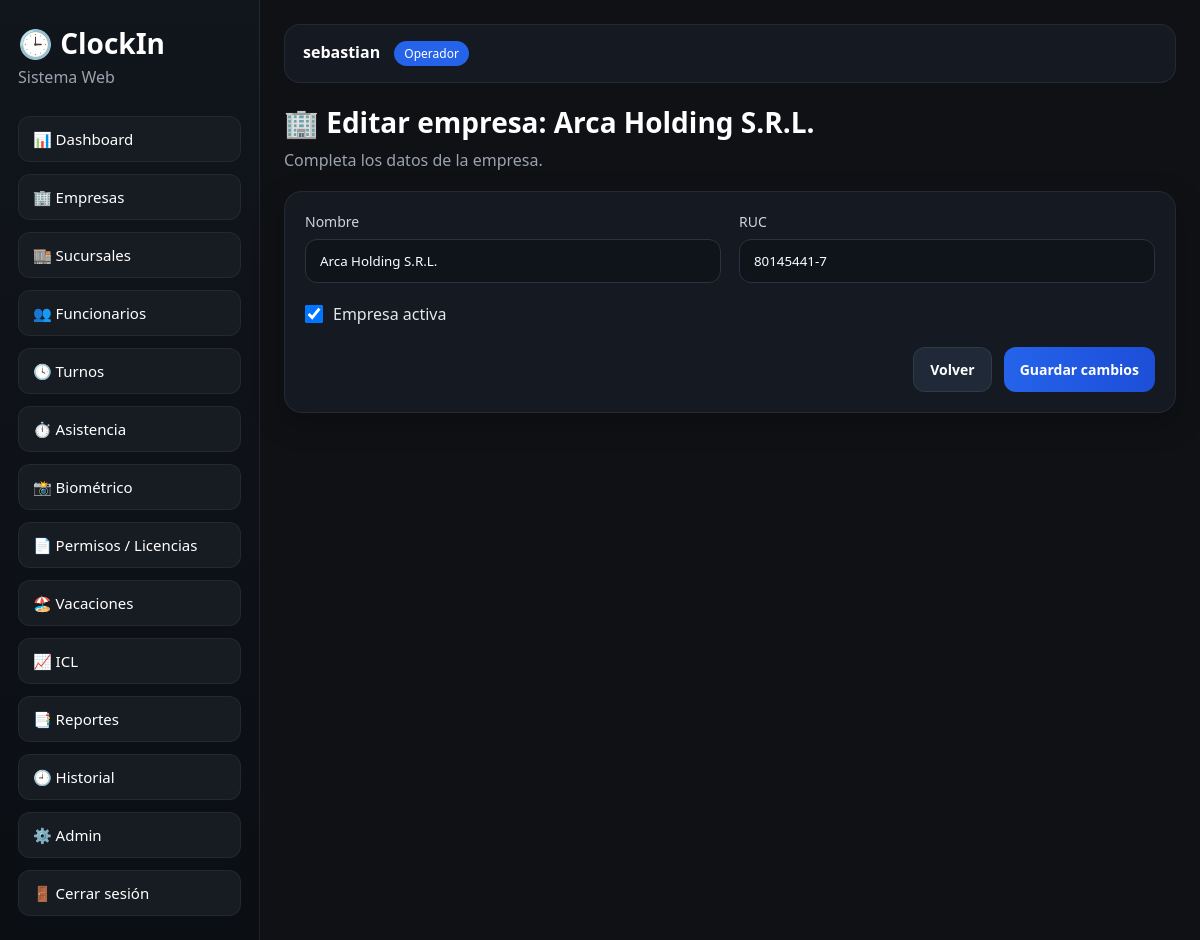
Page /empresas/1/editar/ (signed in) on the committed database.
### usuarios/models.py (models this page shows, shortened)
class Usuario(AbstractUser):
    class Roles(models.TextChoices):
        ADMIN = "admin", "Administrador"
        RRHH = "rrhh", "RRHH"
        SUPERVISOR = "supervisor", "Supervisor"
        OPERADOR = "operador", "Operador"
        FUNCIONARIO = "funcionario", "Funcionario"
    rol = models.CharField(
        max_length=20,
        choices=Roles.choices,
        default=Roles.OPERADOR
    )
    telefono = models.CharField(max_length=30, blank=True, null=True)
    activo = models.BooleanField(default=True)

### core/models.py (models this page shows, shortened)
class Empresa(models.Model):
    nombre = models.CharField(max_length=150, unique=True)
    ruc = models.CharField(max_length=30, blank=True, default="")
    activo = models.BooleanField(default=True)
    creado_en = models.DateTimeField(auto_now_add=True)
    actualizado_en = models.DateTimeField(auto_now=True)
    class Meta:
        ordering = ["nombre"]

### core/views.py (the view)
# urls.py: path("empresas/<int:pk>/editar/", empresa_editar, name="empresa_editar"),
@login_required
def empresa_editar(request, pk):
    empresa = get_object_or_404(Empresa, pk=pk)
    if request.method == "POST":
        form = EmpresaForm(request.POST, instance=empresa)
        if form.is_valid():
            form.save()
            registrar_historial(
                request,
                "Empresas",
                "Editar",
                f"Se editó la empresa {empresa.nombre}."
            )
            messages.success(request, "Empresa actualizada correctamente.")
            return redirect("empresas_lista")
    else:
        form = EmpresaForm(instance=empresa)
    return render(request, "core/empresa_form.html", {
        "form": form,
        "titulo_form": f"Editar empresa: {empresa.nombre}",
        "boton_texto": "Guardar cambios",
        "empresa": empresa,
    })

### core/forms.py
class EmpresaForm(forms.ModelForm):
    class Meta:
        model = Empresa
        fields = ["nombre", "ruc", "activo"]
        widgets = {
            "nombre": forms.TextInput(attrs={"class": "form-control"}),
            "ruc": forms.TextInput(attrs={"class": "form-control"}),
            "activo": forms.CheckboxInput(attrs={"class": "form-check-input"}),
        }

### templates/core/empresa_form.html (shortened to what this page needs)
{% extends "base.html" %}
{% block content %}
<div class="page-header">
    <h2>🏢 {{ titulo_form }}</h2>
    <p>Completa los datos de la empresa.</p>
</div>
<div class="card form-card">
    <form method="post">
        <div class="form-grid">
            <div class="form-field">
                <label for="{{ form.nombre.id_for_label }}">Nombre</label>
                {{ form.nombre }}
            </div>
            <div class="form-field">
                <label for="{{ form.ruc.id_for_label }}">RUC</label>
                {{ form.ruc }}
            </div>
        </div>
        <div class="checks-row">
            <label class="check-item">
                {{ form.activo }} <span>Empresa activa</span>
            </label>
        </div>
        <div class="form-actions">
            <a href="{% url 'empresas_lista' %}" class="btn-secondary">Volver</a>
            <button type="submit" class="btn-primary btn-link">{{ boton_texto }}</button>
        </div>
    </form>
</div>
{% endblock %}

### templates/base.html (shortened to what this page needs)
<!DOCTYPE html>
<html lang="es">
<head>
    <link rel="stylesheet" href="/static/css/styles.css">
</head>
<body>
<div class="layout">
    <aside class="sidebar" id="sidebar">
        <div class="brand">
            <h1>🕒 ClockIn</h1>
            <p>Sistema Web</p>
        </div>
        {% if request.user.is_authenticated %}
        <nav class="menu">
            <a href="{% url 'dashboard' %}">📊 Dashboard</a>
            <a href="{% url 'empresas_lista' %}">🏢 Empresas</a>
            <a href="{% url 'sucursales_lista' %}">🏬 Sucursales</a>
            <a href="{% url 'funcionarios_lista' %}">👥 Funcionarios</a>
            <a href="{% url 'turnos_lista' %}">🕓 Turnos</a>
            <a href="{% url 'asistencia_marcar' %}">⏱️ Asistencia</a>
            <a href="{% url 'biometrico_inicio' %}">📸 Biométrico</a>
            <a href="{% url 'permisos_lista' %}">📄 Permisos / Licencias</a>
            <a href="{% url 'vacaciones_lista' %}">🏖️ Vacaciones</a>
            <a href="{% url 'icl_lista' %}">📈 ICL</a>
            <a href="{% url 'reportes' %}">📑 Reportes</a>
            <a href="{% url 'historial_lista' %}">🕘 Historial</a>
            <a href="/admin/">⚙️ Admin</a>
            <form method="post" action="{% url 'logout' %}">
                <button type="submit" class="logout-btn">🚪 Cerrar sesión</button>
            </form>
        </nav>
        {% endif %}
    </aside>
    <main class="content">
        <header class="topbar">
            {% if request.user.is_authenticated %}
                <div>
                    <strong>{{ request.user.get_full_name|default:request.user.username }}</strong>
                    <span class="role-badge">{{ request.user.get_rol_display }}</span>
                </div>
            {% endif %}
        </header>
        <section class="page">
            {% block content %}{% endblock %}
        </section>
    </main>
</div>
</body>
</html>

### static/css/styles.css (style rules this page uses)
* { box-sizing: border-box; margin: 0; padding: 0; font-family: "Segoe UI", Arial, sans-serif; }
body { background: #0f1115; color: #ffffff; }
.layout { display: flex; min-height: 100vh; }
.sidebar { width: 260px; background: linear-gradient(180deg, #11151c 0%, #0b0e13 100%); border-right: 1px solid rgba(255,255,255,0.08); padding: 24px 18px; }
.brand h1 { font-size: 28px; margin-bottom: 4px; }
.brand p { color: #9ca3af; margin-bottom: 28px; }
.menu { display: flex; flex-direction: column; gap: 12px; }
.menu a, .logout-btn { text-decoration: none; color: #ffffff; background: #171b22; padding: 12px 14px; border-radius: 12px; border: 1px solid rgba(255,255,255,0.06); transition: 0.2s ease; display: block; width: 100%; text-align: left; cursor: pointer; font-size: 15px; }
.content { flex: 1; padding: 24px; }
.topbar { background: #141922; border: 1px solid rgba(255,255,255,0.07); border-radius: 16px; padding: 16px 18px; margin-bottom: 20px; display: flex; justify-content: space-between; align-items: center; }
.role-badge { display: inline-block; margin-left: 10px; background: #2563eb; color: white; padding: 4px 10px; border-radius: 999px; font-size: 12px; }
.page-header { margin-bottom: 20px; }
.page-header h2 { font-size: 28px; margin-bottom: 8px; }
.page-header p { color: #9ca3af; }
.card { background: #141922; border: 1px solid rgba(255,255,255,0.07); border-radius: 18px; padding: 20px; box-shadow: 0 10px 30px rgba(0,0,0,0.25); }
.form-group label, .form-field label { display: block; margin-bottom: 8px; font-size: 14px; color: #d1d5db; }
.form-group input, .form-control, .form-field input, .form-field select, .form-field textarea { width: 100%; padding: 12px 14px; border-radius: 12px; border: 1px solid #2b3240; background: #0f131a; color: white; outline: none; }
.btn-primary, .btn-secondary, .btn-table, .btn-link { display: inline-block; padding: 12px 16px; border: none; border-radius: 12px; text-decoration: none; cursor: pointer; font-size: 14px; font-weight: 600; }
.btn-primary, .btn-link { background: linear-gradient(90deg, #2563eb, #1d4ed8); color: white; }
.btn-secondary { background: #1f2937; color: white; border: 1px solid rgba(255,255,255,0.08); }
.form-card { max-width: 1100px; }
.form-grid { display: grid; grid-template-columns: repeat(2, minmax(240px, 1fr)); gap: 18px; }
.checks-row { display: flex; gap: 24px; margin-top: 20px; margin-bottom: 22px; flex-wrap: wrap; }
.check-item { display: flex; align-items: center; gap: 10px; color: #e5e7eb; }
.form-check-input { width: 18px; height: 18px; }
.form-actions { display: flex; gap: 12px; justify-content: flex-end; margin-top: 10px; flex-wrap: wrap; }
.sidebar { transition: all 0.3s ease; }

### rows in the picture
Usuario: user.get_full_name "sebastian", user.rol "Operador"
Empresa: nombre "Arca Holding S.R.L.", ruc "80145441-7", activo "☑"

### other values in the picture
{{ titulo_form }} "Editar empresa: Arca Holding S.R.L."
{{ boton_texto }} "Guardar cambios"
